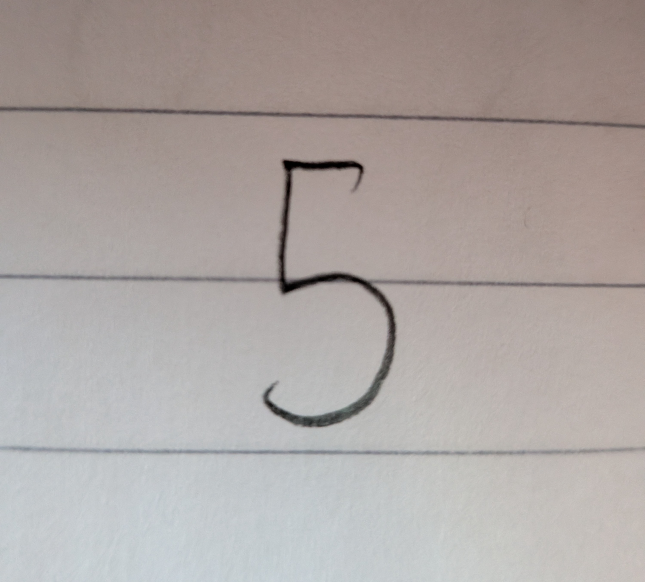
#> input picture Storage/IMG_9504.jpg, 1290 x 1164 px (shown at 1/2 size)
$ python -i preprocess_backup.py   (imports and definitions only)
#> lines starting #> are read from the running program, lines starting #| are printed output that depends on the picture
import numpy as np
from PIL import Image, ImageOps, ImageEnhance, ImageFilter
from scipy import ndimage

def preprocess_image(path_or_img):
   # Läs in filen/den ritade bilden
#> called with path_or_img = 'Storage/IMG_9504.jpg'
    if isinstance(path_or_img, str):
        im = Image.open(path_or_img).convert("L")
    elif isinstance(path_or_img, np.ndarray):
        im = Image.fromarray(path_or_img.astype('uint8')).convert("L")
    else:
        im = path_or_img.convert("L")

    # Öka kontrast, ljusa upp bilden för att städa bort skuggor
    im = ImageEnhance.Brightness(im).enhance(1.75)
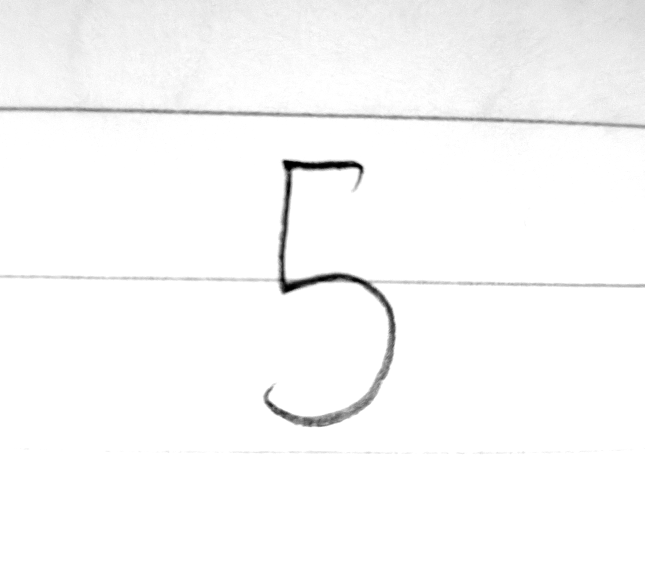
#> im: PIL image 1290x1164 L (shown at 1/2 size); min 0, max 255, mean 249.4
    im = ImageEnhance.Contrast(im).enhance(1)

    # Invertera och ta bort skuggor
    im = ImageOps.invert(im)
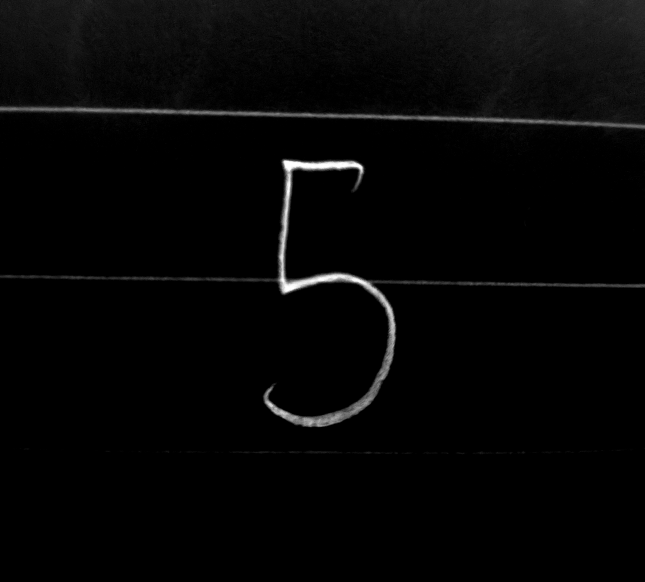
#> im: PIL image 1290x1164 L (shown at 1/2 size); min 0, max 255, mean 5.6
    # im = ImageOps.autocontrast(im, cutoff=20)
    im = im.point(lambda p: p if p > 150 else 0)
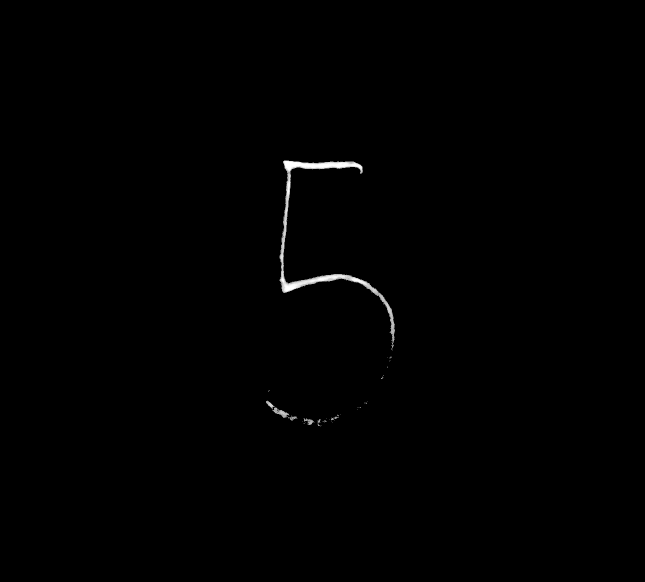
#> im: PIL image 1290x1164 L (shown at 1/2 size); min 0, max 255, mean 1

    arr = np.array(im)
    h, w = arr.shape
#> h = 1164; w = 1290

    # Filtrera brus och hitta siffran i bilden
    im_clean = im.filter(ImageFilter.MedianFilter(size=3))
    arr_clean = np.array(im_clean)
    ys, xs = np.where(arr > 100)
#> ys = 7483 values from 321 to 852; xs = 7483 values, max 789 at index 6447, min 532 at index 6721, mean 638

    if len(xs) == 0:
        # Om rutan är tom, skicka bara en tom 28x28
        im28 = im.resize((28, 28), Image.Resampling.LANCZOS)
    else:
        # Skapa en tajt box runt det faktiska innehållet
        # Detta är den "föranalys" du efterfrågade.
        digit = im.crop((xs.min(), ys.min(), xs.max() + 1, ys.max() + 1))
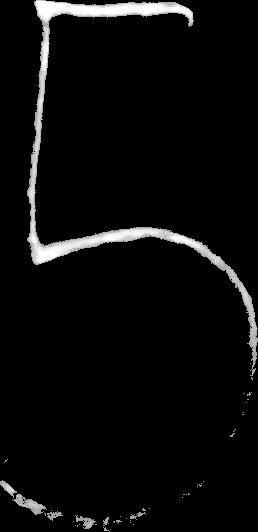
#> digit: PIL image 258x532 L; min 0, max 255, mean 11.3
        # digit = digit.filter(ImageFilter.MaxFilter(3))

        # 4. Skala till 20x20 (MNIST-standard)
        w_d, h_d = digit.size
#> w_d = 258; h_d = 532
        ratio = 20.0 / max(w_d, h_d)
#> ratio = 0.0376
        new_size = (int(round(w_d * ratio)), int(round(h_d * ratio)))
#> new_size = (10, 20)
        digit = digit.resize(new_size, Image.Resampling.LANCZOS)

        # 5. Geometrisk centrering
        temp_im = Image.new("L", (28, 28), 0)
#> temp_im: PIL image 28x28 L; every value is 0
        left = (28 - new_size[0]) // 2
#> left = 9
        top = (28 - new_size[1]) // 2
#> top = 4
        temp_im.paste(digit, (left, top))
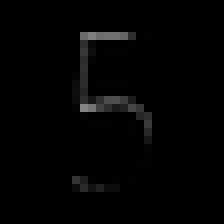
#> temp_im: PIL image 28x28 L (shown 8 times larger); min 0, max 131, mean 3.2

        # 6. Finjustering med tyngdpunkt
        arr_temp = np.array(temp_im)
        cy, cx = ndimage.center_of_mass(arr_temp)
#> cy = 10.53; cx = 12.6

        shift_y = 14.5 - cy
#> shift_y = 3.97
        shift_x = 14.5 - cx
#> shift_x = 1.9

        arr_centered = ndimage.shift(arr_temp, shift=[shift_y, shift_x])
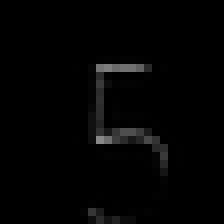
#> arr_centered: shape (28, 28) (shown 8 times larger); min 0, max 136, mean 3.3
        im28 = Image.fromarray(arr_centered.astype('uint8'))

    # Bättre svärta
    im28 = ImageOps.autocontrast(im28)
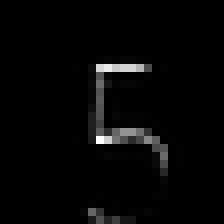
#> im28: PIL image 28x28 L (shown 8 times larger); min 0, max 255, mean 6.1

    # Suddighet som i MNIST-filerna
    # im28 = im28.filter(ImageFilter.GaussianBlur(radius=0.3))

    # Returnera som array (1, 784)
    X = np.array(im28).astype("float64") / 255.0
    return X.reshape(1, 784), im28

>>> result = preprocess_image('Storage/IMG_9504.jpg')

$ run again, on Storage/IMG_9505.jpg
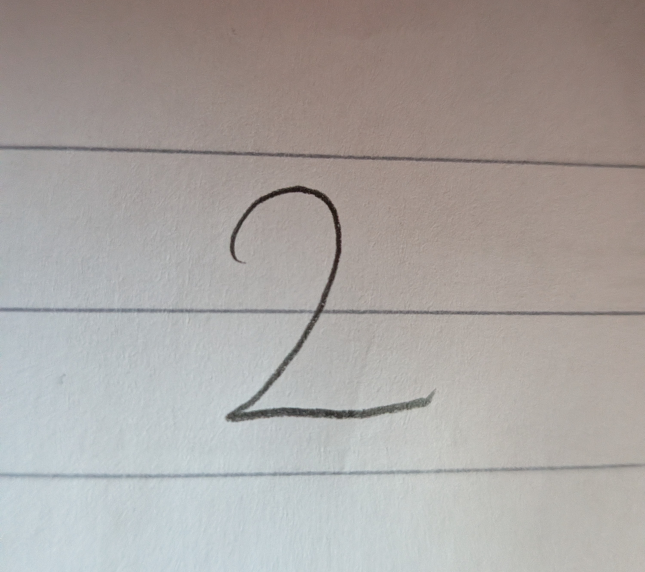
#> input picture Storage/IMG_9505.jpg, 1290 x 1144 px (shown at 1/2 size)
#> in preprocess_image, `im = im.point(lambda p: p if p > 150 else 0)`:
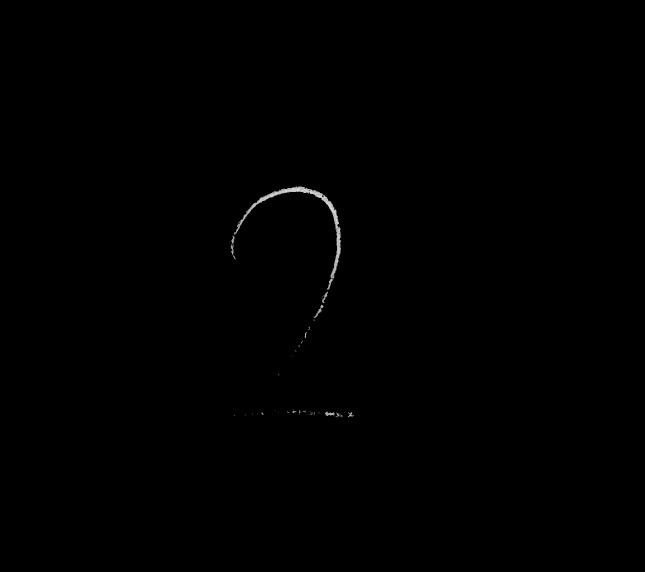
#> im: PIL image 1290x1144 L (shown at 1/2 size); min 0, max 227, mean 0.4
#> ys = 3667 values from 373 to 835; xs = 3667 values, max 707 at index 3623, min 461 at index 2497, mean 610.3
#> cy = 7.8; cx = 14.15
#> shift_y = 6.7
#> shift_x = 0.346
#> in preprocess_image, `im28 = ImageOps.autocontrast(im28)`:
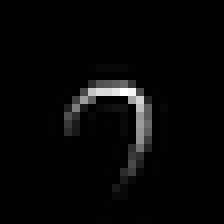
#> im28: PIL image 28x28 L (shown 8 times larger); min 0, max 255, mean 6.6

$ run again, on Storage/IMG_9506.jpg
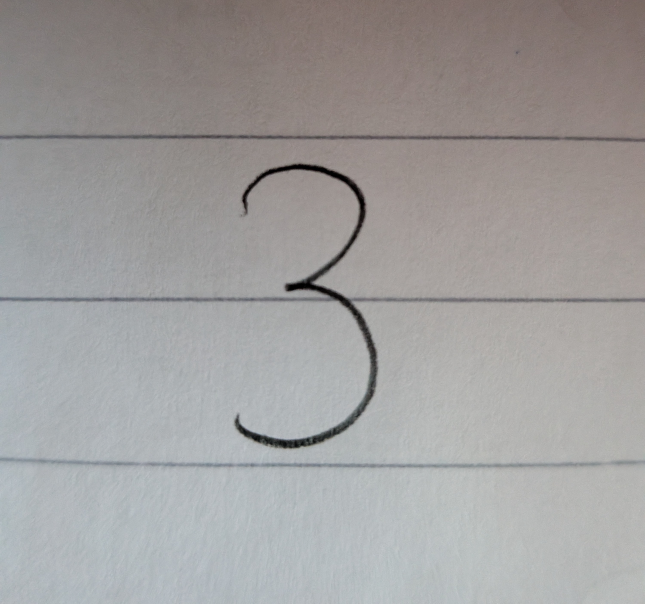
#> input picture Storage/IMG_9506.jpg, 1290 x 1207 px (shown at 1/2 size)
#> in preprocess_image, `im = im.point(lambda p: p if p > 150 else 0)`:
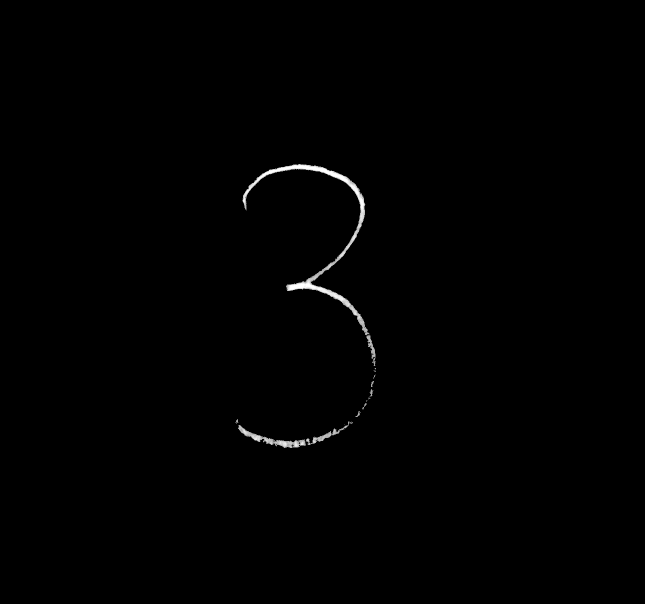
#> im: PIL image 1290x1207 L (shown at 1/2 size); min 0, max 255, mean 1.2
#> ys = 9139 values from 328 to 895; xs = 9139 values, max 751 at index 6756, min 471 at index 6990, mean 635
#> cy = 11.89; cx = 14.3
#> shift_y = 2.61
#> shift_x = 0.203
#> in preprocess_image, `im28 = ImageOps.autocontrast(im28)`:
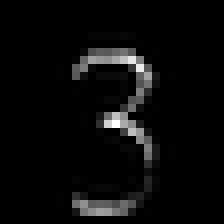
#> im28: PIL image 28x28 L (shown 8 times larger); min 0, max 255, mean 10.3

$ run again, on Storage/IMG_9507.jpg
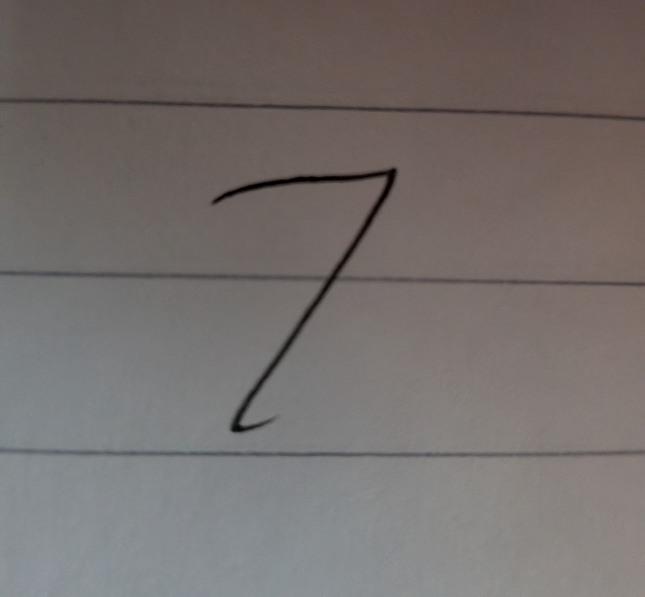
#> input picture Storage/IMG_9507.jpg, 1290 x 1193 px (shown at 1/2 size)
#> ys = 16139 values from 199 to 863; xs = 16139 values, max 1289 at index 4567, min 10 at index 0, mean 628.2
#> cy = 12.23; cx = 13.29
#> shift_y = 2.27
#> shift_x = 1.21
#> in preprocess_image, `im28 = ImageOps.autocontrast(im28)`:
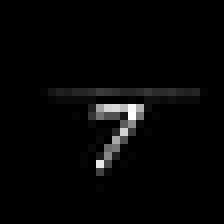
#> im28: PIL image 28x28 L (shown 8 times larger); min 0, max 255, mean 5.9
